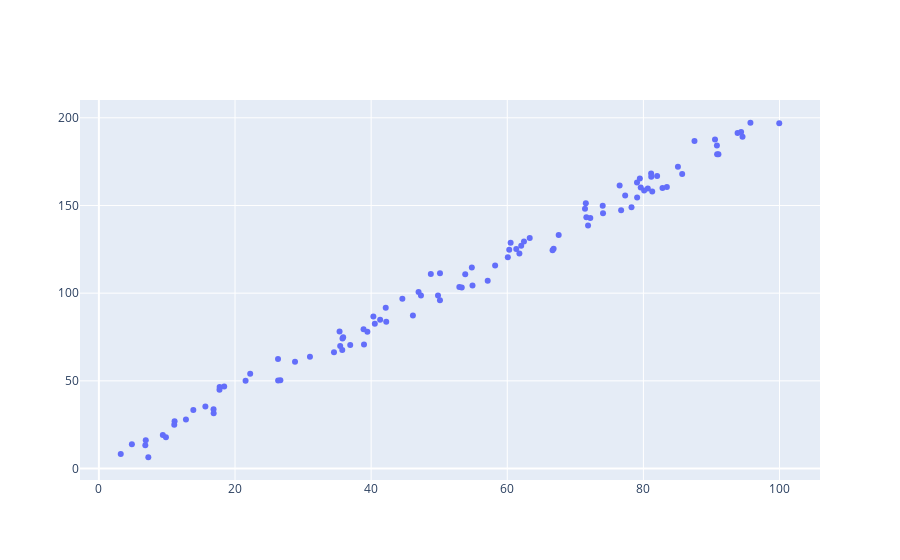

Here is the notebook cell this chart was saved with:
### Code cell
fig = go.Figure()
fig.add_trace(go.Scatter(x=df_data_1d.X,y=df_data_1d.Y,mode='markers'))
fig.show()
